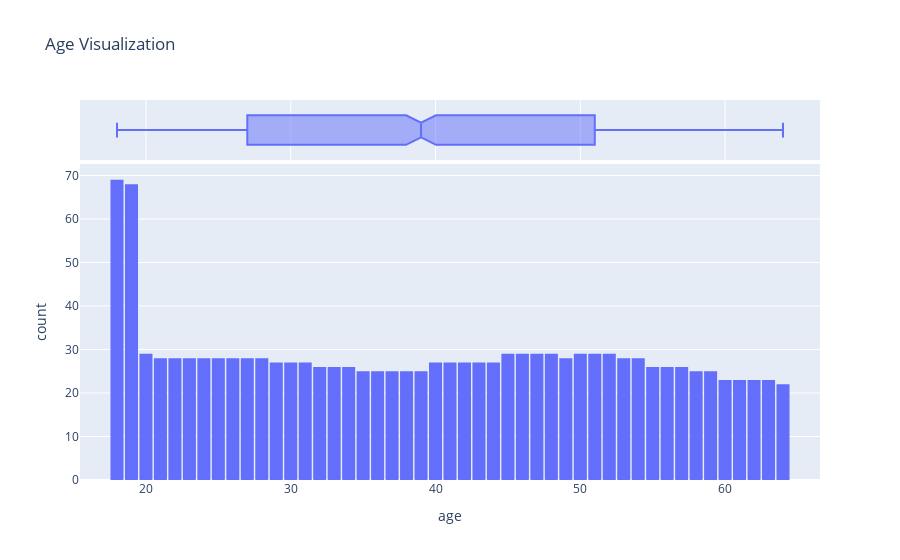

Write notebook code for a chart like this one.
### Code cell
fig = px.histogram(medical_charges,
                   x='age',
                   marginal='box',
                   nbins=47,
                   title='Age Visualization')

fig.update_layout(bargap=0.1)
fig.show()

### Figure 1 — Plotly figure (JSON) as saved in the notebook; plotly's stock layout.template omitted (floating-point values rounded to 4 significant figures; data arrays with more than 128 entries replaced by an {"elided": "..."} marker saying what was removed)
{"data": [{"bingroup": "x", "hovertemplate": "age=%{x}<br>count=%{y}<extra></extra>", "legendgroup": "", "marker": {"color": "#636efa", "pattern": {"shape": ""}}, "name": "", "nbinsx": 47, "orientation": "v", "showlegend": false, "type": "histogram", "x": {"elided": "1338 int values"}, "xaxis": "x", "yaxis": "y"}, {"hovertemplate": "age=%{x}<extra></extra>", "legendgroup": "", "marker": {"color": "#636efa"}, "name": "", "notched": true, "showlegend": false, "type": "box", "x": {"elided": "1338 int values"}, "xaxis": "x2", "yaxis": "y2"}], "layout": {"bargap": 0.1, "barmode": "relative", "legend": {"tracegroupgap": 0}, "title": {"text": "Age Visualization"}, "xaxis": {"anchor": "y", "domain": [0, 1], "title": {"text": "age"}}, "xaxis2": {"anchor": "y2", "domain": [0, 1], "matches": "x", "showgrid": true, "showticklabels": false}, "yaxis": {"anchor": "x", "domain": [0, 0.8316], "title": {"text": "count"}}, "yaxis2": {"anchor": "x2", "domain": [0.8416, 1], "matches": "y2", "showgrid": false, "showline": false, "showticklabels": false, "ticks": ""}}}
